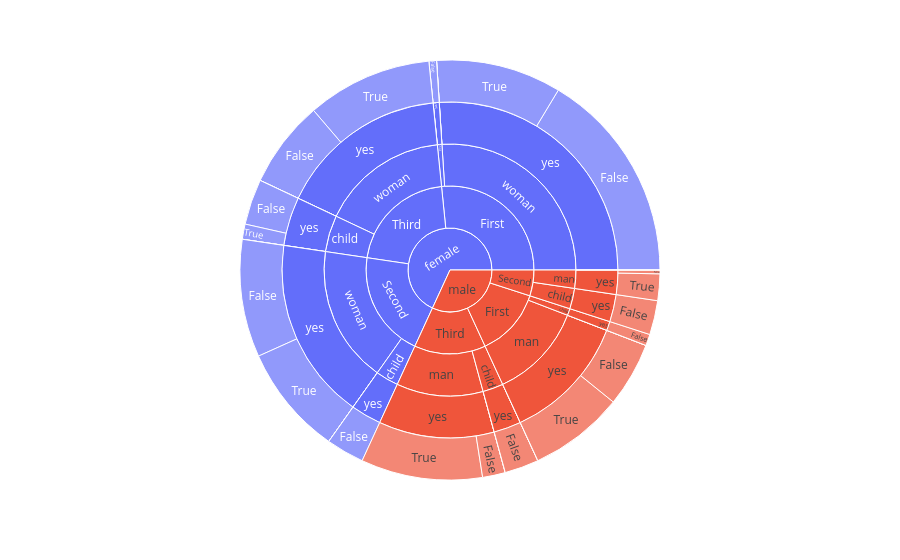

Write notebook code for a chart like this one.
### Markdown cell above
# Sunburst Plot To Show Heirarchy

### Code cell
# Create sunburst plot on titanic dataset
import plotly.express as px
import seaborn as sns

# load titanic dataset
titanic = sns.load_dataset('titanic')

# create a sunburst plot
fig = px.sunburst(titanic, path=['sex', 'class', 'who', 'alive', 'alone'],
values='survived', color= 'sex')

# show the graph
fig.show()

### Figure 1 — Plotly figure (JSON) as saved in the notebook; plotly's stock layout.template omitted (floating-point values rounded to 4 significant figures)
{"data": [{"branchvalues": "total", "customdata": [["female"], ["female"], ["female"], ["female"], ["female"], ["female"], ["female"], ["female"], ["female"], ["female"], ["female"], ["female"], ["female"], ["female"], ["female"], ["female"], ["female"], ["female"], ["female"], ["female"], ["female"], ["female"], ["female"], ["female"], ["female"], ["female"], ["female"], ["female"], ["female"], ["female"], ["female"], ["female"], ["female"], ["female"], ["female"], ["female"], ["female"], ["female"], ["female"], ["female"], ["male"], ["male"], ["male"], ["male"], ["male"], ["male"], ["male"], ["male"], ["male"], ["male"], ["male"], ["male"], ["male"], ["male"], ["male"], ["male"], ["male"], ["male"], ["male"], ["male"], ["male"], ["male"], ["male"], ["male"], ["male"], ["male"], ["male"], ["male"], ["male"], ["male"], ["male"], ["male"], ["male"], ["male"], ["male"], ["male"], ["male"]], "domain": {"x": [0, 1], "y": [0, 1]}, "hovertemplate": "labels=%{label}<br>survived=%{value}<br>parent=%{parent}<br>id=%{id}<br>sex=%{customdata[0]}<extra></extra>", "ids": ["female/Third/woman/yes", "female/Second/woman/no/True", "female/First/child/no/False", "female/First/child/yes/False", "female/First/woman/no/False", "female/First/woman/yes", "female/Second/child/yes", "female/Third/child/yes", "female/Third/child/no", "female/Second/woman/yes", "female/Third/woman/no", "female/Second/woman/no", "female/First/woman/no", "female/First/child/no", "female/First/child/yes", "female/First/woman", "female/Third/woman", "female/Second/child", "female/Third/child", "female/Second/woman", "female/First/child", "female/First", "female/Third", "female/Second", "female/First/woman/no/True", "female/Third/woman/no/True", "female", "female/Second/woman/yes/True", "female/Third/child/no/True", "female/First/woman/yes/False", "female/Third/woman/no/False", "female/Third/woman/yes/True", "female/Second/woman/yes/False", "female/Second/woman/no/False", "female/First/woman/yes/True", "female/Third/child/yes/False", "female/Third/child/yes/True", "female/Second/child/yes/False", "female/Third/woman/yes/False", "female/Third/child/no/False", "male/Third/man", "male/First/man", "male/Third/child", "male/Third/child/yes/False", "male/Second/man", "male/Second/child", "male/First/man/no/True", "male/First/child", "male/Third", "male/Third/man/no/True", "male/First", "male/Second", "male/First/child/yes", "male/Third/child/no/False", "male/Second/child/yes", "male/Third/child/yes", "male/First/man/yes/False", "male/Second/child/yes/False", "male/Third/man/yes/False", "male/First/child/yes/False", "male/Second/man/yes/False", "male/Third/child/no/True", "male/Third/man/no", "male/Third/man/yes/True", "male", "male/First/man/no", "male/Third/child/no", "male/First/man/no/False", "male/First/man/yes/True", "male/Second/man/yes", "male/Second/man/no/True", "male/Second/man/no", "male/First/man/yes", "male/Third/man/yes", "male/Second/man/no/False", "male/Second/man/yes/True", "male/Third/man/no/False"], "labels": ["yes", "True", "False", "False", "False", "yes", "yes", "yes", "no", "yes", "no", "no", "no", "no", "yes", "woman", "woman", "child", "child", "woman", "child", "First", "Third", "Second", "True", "True", "female", "True", "True", "False", "False", "True", "False", "False", "True", "False", "True", "False", "False", "False", "man", "man", "child", "False", "man", "child", "True", "child", "Third", "True", "First", "Second", "yes", "False", "yes", "yes", "False", "False", "False", "False", "False", "True", "no", "True", "male", "no", "no", "False", "True", "yes", "True", "no", "yes", "yes", "False", "True", "False"], "marker": {"colors": ["#636efa", "#636efa", "#636efa", "#636efa", "#636efa", "#636efa", "#636efa", "#636efa", "#636efa", "#636efa", "#636efa", "#636efa", "#636efa", "#636efa", "#636efa", "#636efa", "#636efa", "#636efa", "#636efa", "#636efa", "#636efa", "#636efa", "#636efa", "#636efa", "#636efa", "#636efa", "#636efa", "#636efa", "#636efa", "#636efa", "#636efa", "#636efa", "#636efa", "#636efa", "#636efa", "#636efa", "#636efa", "#636efa", "#636efa", "#636efa", "#EF553B", "#EF553B", "#EF553B", "#EF553B", "#EF553B", "#EF553B", "#EF553B", "#EF553B", "#EF553B", "#EF553B", "#EF553B", "#EF553B", "#EF553B", "#EF553B", "#EF553B", "#EF553B", "#EF553B", "#EF553B", "#EF553B", "#EF553B", "#EF553B", "#EF553B", "#EF553B", "#EF553B", "#EF553B", "#EF553B", "#EF553B", "#EF553B", "#EF553B", "#EF553B", "#EF553B", "#EF553B", "#EF553B", "#EF553B", "#EF553B", "#EF553B", "#EF553B"]}, "name": "", "parents": ["female/Third/woman", "female/Second/woman/no", "female/First/child/no", "female/First/child/yes", "female/First/woman/no", "female/First/woman", "female/Second/child", "female/Third/child", "female/Third/child", "female/Second/woman", "female/Third/woman", "female/Second/woman", "female/First/woman", "female/First/child", "female/First/child", "female/First", "female/Third", "female/Second", "female/Third", "female/Second", "female/First", "female", "female", "female", "female/First/woman/no", "female/Third/woman/no", "", "female/Second/woman/yes", "female/Third/child/no", "female/First/woman/yes", "female/Third/woman/no", "female/Third/woman/yes", "female/Second/woman/yes", "female/Second/woman/no", "female/First/woman/yes", "female/Third/child/yes", "female/Third/child/yes", "female/Second/child/yes", "female/Third/woman/yes", "female/Third/child/no", "male/Third", "male/First", "male/Third", "male/Third/child/yes", "male/Second", "male/Second", "male/First/man/no", "male/First", "male", "male/Third/man/no", "male", "male", "male/First/child", "male/Third/child/no", "male/Second/child", "male/Third/child", "male/First/man/yes", "male/Second/child/yes", "male/Third/man/yes", "male/First/child/yes", "male/Second/man/yes", "male/Third/child/no", "male/Third/man", "male/Third/man/yes", "", "male/First/man", "male/Third/child", "male/First/man/no", "male/First/man/yes", "male/Second/man", "male/Second/man/no", "male/Second/man", "male/First/man", "male/Third/man", "male/Second/man/no", "male/Second/man/yes", "male/Third/man/no"], "type": "sunburst", "values": [56.0, 0.0, 0.0, 2.0, 0.0, 89.0, 10.0, 16.0, 0.0, 60.0, 0.0, 0.0, 0.0, 0.0, 2.0, 89.0, 56.0, 10.0, 16.0, 60.0, 2.0, 91.0, 72.0, 70.0, 0.0, 0.0, 233.0, 29.0, 0.0, 56.0, 0.0, 33.0, 31.0, 0.0, 33.0, 12.0, 4.0, 10.0, 23.0, 0.0, 38.0, 42.0, 9.0, 9.0, 8.0, 9.0, 0.0, 3.0, 47.0, 0.0, 45.0, 17.0, 3.0, 0.0, 9.0, 9.0, 17.0, 9.0, 6.0, 3.0, 1.0, 0.0, 0.0, 32.0, 109.0, 0.0, 0.0, 0.0, 25.0, 8.0, 0.0, 0.0, 42.0, 38.0, 0.0, 7.0, 0.0]}], "layout": {"legend": {"tracegroupgap": 0}, "margin": {"t": 60}}}
